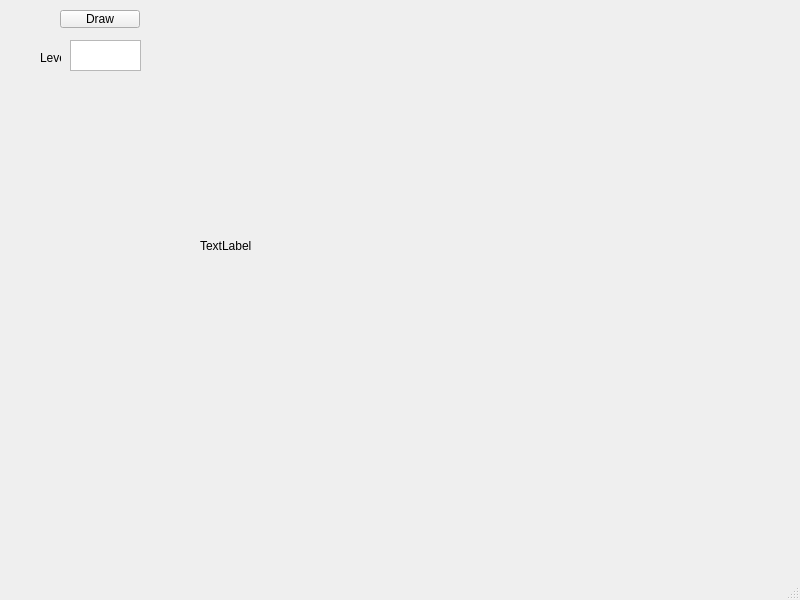
<?xml version="1.0" encoding="UTF-8"?>
<ui version="4.0">
 <class>MainWindow</class>
 <widget class="QMainWindow" name="MainWindow">
  <property name="geometry">
   <rect>
    <x>0</x>
    <y>0</y>
    <width>800</width>
    <height>600</height>
   </rect>
  </property>
  <property name="windowTitle">
   <string>MainWindow</string>
  </property>
  <widget class="QWidget" name="centralwidget">
   <widget class="QLabel" name="label">
    <property name="geometry">
     <rect>
      <x>200</x>
      <y>0</y>
      <width>621</width>
      <height>491</height>
     </rect>
    </property>
    <property name="text">
     <string>TextLabel</string>
    </property>
   </widget>
   <widget class="QPushButton" name="pushButton">
    <property name="geometry">
     <rect>
      <x>60</x>
      <y>10</y>
      <width>80</width>
      <height>18</height>
     </rect>
    </property>
    <property name="text">
     <string>Draw</string>
    </property>
   </widget>
   <widget class="QTextEdit" name="textEdit">
    <property name="geometry">
     <rect>
      <x>70</x>
      <y>40</y>
      <width>71</width>
      <height>31</height>
     </rect>
    </property>
   </widget>
   <widget class="QLabel" name="label_2">
    <property name="geometry">
     <rect>
      <x>40</x>
      <y>50</y>
      <width>21</width>
      <height>16</height>
     </rect>
    </property>
    <property name="text">
     <string>Level</string>
    </property>
   </widget>
  </widget>
  <widget class="QMenuBar" name="menubar">
   <property name="geometry">
    <rect>
     <x>0</x>
     <y>0</y>
     <width>800</width>
     <height>24</height>
    </rect>
   </property>
  </widget>
  <widget class="QStatusBar" name="statusbar"/>
 </widget>
 <resources/>
 <connections/>
</ui>
